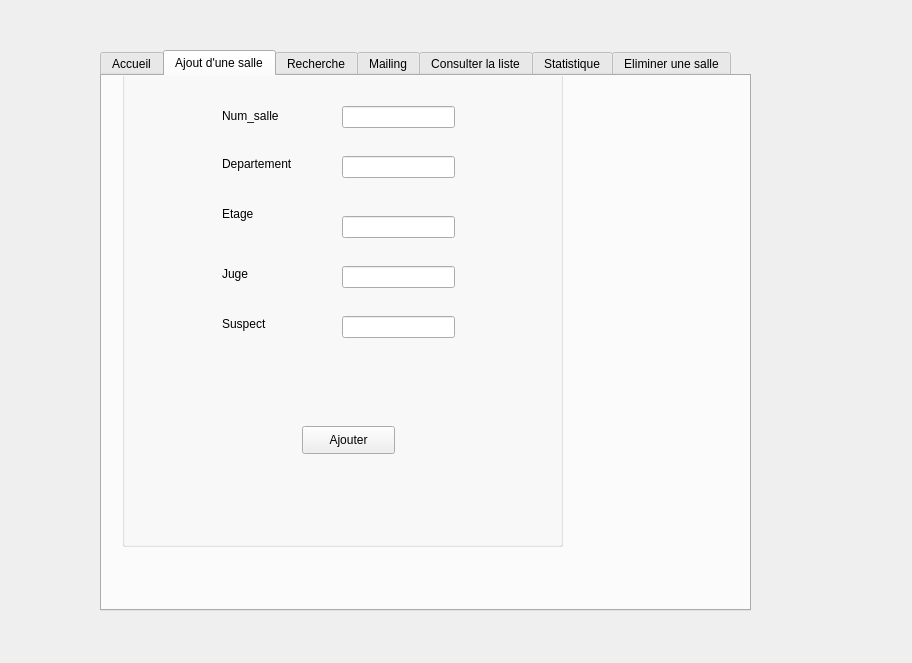
<?xml version="1.0" encoding="UTF-8"?>
<ui version="4.0">
 <class>Dialog</class>
 <widget class="QDialog" name="Dialog">
  <property name="geometry">
   <rect>
    <x>0</x>
    <y>0</y>
    <width>912</width>
    <height>663</height>
   </rect>
  </property>
  <property name="windowTitle">
   <string>Afficher salle</string>
  </property>
  <widget class="QTabWidget" name="tabWidget">
   <property name="geometry">
    <rect>
     <x>100</x>
     <y>50</y>
     <width>651</width>
     <height>561</height>
    </rect>
   </property>
   <property name="currentIndex">
    <number>1</number>
   </property>
   <widget class="QWidget" name="tab">
    <attribute name="title">
     <string>Accueil</string>
    </attribute>
    <widget class="QPushButton" name="pushButton">
     <property name="geometry">
      <rect>
       <x>80</x>
       <y>70</y>
       <width>161</width>
       <height>51</height>
      </rect>
     </property>
     <property name="acceptDrops">
      <bool>false</bool>
     </property>
     <property name="text">
      <string>Ajouter</string>
     </property>
    </widget>
    <widget class="QPushButton" name="pushButton_2">
     <property name="geometry">
      <rect>
       <x>270</x>
       <y>70</y>
       <width>161</width>
       <height>51</height>
      </rect>
     </property>
     <property name="acceptDrops">
      <bool>false</bool>
     </property>
     <property name="text">
      <string>Afficher</string>
     </property>
    </widget>
    <widget class="QPushButton" name="pushButton_3">
     <property name="geometry">
      <rect>
       <x>280</x>
       <y>230</y>
       <width>161</width>
       <height>51</height>
      </rect>
     </property>
     <property name="acceptDrops">
      <bool>false</bool>
     </property>
     <property name="text">
      <string>Recherche</string>
     </property>
    </widget>
    <widget class="QPushButton" name="pushButton_4">
     <property name="geometry">
      <rect>
       <x>80</x>
       <y>230</y>
       <width>161</width>
       <height>51</height>
      </rect>
     </property>
     <property name="acceptDrops">
      <bool>false</bool>
     </property>
     <property name="text">
      <string>Statistique</string>
     </property>
    </widget>
    <widget class="QPushButton" name="pushButton_5">
     <property name="geometry">
      <rect>
       <x>280</x>
       <y>150</y>
       <width>161</width>
       <height>51</height>
      </rect>
     </property>
     <property name="acceptDrops">
      <bool>false</bool>
     </property>
     <property name="text">
      <string>Mailing</string>
     </property>
    </widget>
    <widget class="QPushButton" name="pushButton_6">
     <property name="geometry">
      <rect>
       <x>80</x>
       <y>150</y>
       <width>161</width>
       <height>51</height>
      </rect>
     </property>
     <property name="acceptDrops">
      <bool>false</bool>
     </property>
     <property name="text">
      <string>Supprimer</string>
     </property>
    </widget>
    <widget class="QPushButton" name="pushButton_7">
     <property name="geometry">
      <rect>
       <x>170</x>
       <y>310</y>
       <width>161</width>
       <height>51</height>
      </rect>
     </property>
     <property name="acceptDrops">
      <bool>false</bool>
     </property>
     <property name="text">
      <string>Alert</string>
     </property>
    </widget>
   </widget>
   <widget class="QWidget" name="tab_4">
    <attribute name="title">
     <string>Ajout d'une salle</string>
    </attribute>
    <widget class="QGroupBox" name="groupBox">
     <property name="geometry">
      <rect>
       <x>20</x>
       <y>-20</y>
       <width>441</width>
       <height>491</height>
      </rect>
     </property>
     <property name="title">
      <string>Ajout des salles</string>
     </property>
     <widget class="QLabel" name="label">
      <property name="geometry">
       <rect>
        <x>100</x>
        <y>50</y>
        <width>81</width>
        <height>20</height>
       </rect>
      </property>
      <property name="text">
       <string>Num_salle</string>
      </property>
     </widget>
     <widget class="QLabel" name="label_2">
      <property name="geometry">
       <rect>
        <x>100</x>
        <y>100</y>
        <width>81</width>
        <height>16</height>
       </rect>
      </property>
      <property name="text">
       <string>Departement</string>
      </property>
     </widget>
     <widget class="QLabel" name="label_3">
      <property name="geometry">
       <rect>
        <x>100</x>
        <y>150</y>
        <width>56</width>
        <height>16</height>
       </rect>
      </property>
      <property name="text">
       <string>Etage</string>
      </property>
     </widget>
     <widget class="QLabel" name="label_4">
      <property name="geometry">
       <rect>
        <x>100</x>
        <y>210</y>
        <width>56</width>
        <height>16</height>
       </rect>
      </property>
      <property name="text">
       <string>Juge</string>
      </property>
     </widget>
     <widget class="QLabel" name="label_5">
      <property name="geometry">
       <rect>
        <x>100</x>
        <y>260</y>
        <width>56</width>
        <height>16</height>
       </rect>
      </property>
      <property name="text">
       <string>Suspect</string>
      </property>
     </widget>
     <widget class="QLineEdit" name="le_juge">
      <property name="geometry">
       <rect>
        <x>220</x>
        <y>210</y>
        <width>113</width>
        <height>22</height>
       </rect>
      </property>
     </widget>
     <widget class="QLineEdit" name="le_suspect">
      <property name="geometry">
       <rect>
        <x>220</x>
        <y>260</y>
        <width>113</width>
        <height>22</height>
       </rect>
      </property>
     </widget>
     <widget class="QPushButton" name="pb_ajouter">
      <property name="geometry">
       <rect>
        <x>180</x>
        <y>370</y>
        <width>93</width>
        <height>28</height>
       </rect>
      </property>
      <property name="text">
       <string>Ajouter</string>
      </property>
     </widget>
     <widget class="QLineEdit" name="le_num_salle">
      <property name="geometry">
       <rect>
        <x>220</x>
        <y>50</y>
        <width>113</width>
        <height>22</height>
       </rect>
      </property>
     </widget>
     <widget class="QLineEdit" name="le_departement">
      <property name="geometry">
       <rect>
        <x>220</x>
        <y>100</y>
        <width>113</width>
        <height>22</height>
       </rect>
      </property>
     </widget>
     <widget class="QLineEdit" name="le_etage">
      <property name="geometry">
       <rect>
        <x>220</x>
        <y>160</y>
        <width>113</width>
        <height>22</height>
       </rect>
      </property>
     </widget>
    </widget>
   </widget>
   <widget class="QWidget" name="tab_3">
    <attribute name="title">
     <string>Recherche</string>
    </attribute>
    <widget class="QGroupBox" name="groupBox_3">
     <property name="geometry">
      <rect>
       <x>0</x>
       <y>10</y>
       <width>151</width>
       <height>31</height>
      </rect>
     </property>
     <property name="title">
      <string>Recherche d'une salle</string>
     </property>
    </widget>
    <widget class="QListView" name="listView">
     <property name="geometry">
      <rect>
       <x>180</x>
       <y>240</y>
       <width>256</width>
       <height>192</height>
      </rect>
     </property>
    </widget>
    <widget class="QLineEdit" name="lineEdit">
     <property name="geometry">
      <rect>
       <x>270</x>
       <y>120</y>
       <width>201</width>
       <height>41</height>
      </rect>
     </property>
    </widget>
    <widget class="QLabel" name="label_6">
     <property name="geometry">
      <rect>
       <x>150</x>
       <y>60</y>
       <width>91</width>
       <height>20</height>
      </rect>
     </property>
     <property name="text">
      <string>Chercher par</string>
     </property>
    </widget>
    <widget class="QLabel" name="label_7">
     <property name="geometry">
      <rect>
       <x>125</x>
       <y>130</y>
       <width>111</width>
       <height>20</height>
      </rect>
     </property>
     <property name="text">
      <string>Barre de recherche</string>
     </property>
    </widget>
    <widget class="QComboBox" name="comboBox">
     <property name="geometry">
      <rect>
       <x>310</x>
       <y>60</y>
       <width>73</width>
       <height>22</height>
      </rect>
     </property>
     <item>
      <property name="text">
       <string>Juge</string>
      </property>
     </item>
     <item>
      <property name="text">
       <string>Suspect</string>
      </property>
     </item>
     <item>
      <property name="text">
       <string>Avocat</string>
      </property>
     </item>
    </widget>
   </widget>
   <widget class="QWidget" name="tab_5">
    <attribute name="title">
     <string>Mailing</string>
    </attribute>
    <widget class="QGroupBox" name="groupBox_4">
     <property name="geometry">
      <rect>
       <x>19</x>
       <y>19</y>
       <width>621</width>
       <height>491</height>
      </rect>
     </property>
     <property name="title">
      <string>E-mail</string>
     </property>
     <widget class="QLineEdit" name="lineEdit_2">
      <property name="geometry">
       <rect>
        <x>20</x>
        <y>62</y>
        <width>121</width>
        <height>20</height>
       </rect>
      </property>
      <property name="text">
       <string>Nouveau message</string>
      </property>
     </widget>
     <widget class="QLineEdit" name="lineEdit_4">
      <property name="geometry">
       <rect>
        <x>20</x>
        <y>150</y>
        <width>121</width>
        <height>20</height>
       </rect>
      </property>
      <property name="text">
       <string>Important</string>
      </property>
     </widget>
     <widget class="QLineEdit" name="lineEdit_5">
      <property name="geometry">
       <rect>
        <x>20</x>
        <y>120</y>
        <width>121</width>
        <height>20</height>
       </rect>
      </property>
      <property name="text">
       <string>Message envoyés</string>
      </property>
     </widget>
     <widget class="QLineEdit" name="lineEdit_6">
      <property name="geometry">
       <rect>
        <x>20</x>
        <y>90</y>
        <width>121</width>
        <height>20</height>
       </rect>
      </property>
      <property name="text">
       <string>Boite de réception</string>
      </property>
     </widget>
     <widget class="QTextEdit" name="textEdit">
      <property name="geometry">
       <rect>
        <x>190</x>
        <y>40</y>
        <width>351</width>
        <height>351</height>
       </rect>
      </property>
      <property name="html">
       <string>&lt;!DOCTYPE HTML PUBLIC &quot;-//W3C//DTD HTML 4.0//EN&quot; &quot;http://www.w3.org/TR/REC-html40/strict.dtd&quot;&gt;
&lt;html&gt;&lt;head&gt;&lt;meta name=&quot;qrichtext&quot; content=&quot;1&quot; /&gt;&lt;style type=&quot;text/css&quot;&gt;
p, li { white-space: pre-wrap; }
&lt;/style&gt;&lt;/head&gt;&lt;body style=&quot; font-family:'MS Shell Dlg 2'; font-size:7.8pt; font-weight:400; font-style:normal;&quot;&gt;
&lt;p style=&quot; margin-top:0px; margin-bottom:0px; margin-left:0px; margin-right:0px; -qt-block-indent:0; text-indent:0px;&quot;&gt;&lt;span style=&quot; font-family:'MS Shell Dlg 2'; font-weight:600;&quot;&gt;Fournisseur 1&lt;/span&gt;&lt;/p&gt;
&lt;p style=&quot;-qt-paragraph-type:empty; margin-top:0px; margin-bottom:0px; margin-left:0px; margin-right:0px; -qt-block-indent:0; text-indent:0px; font-family:'MS Shell Dlg 2'; font-weight:600;&quot;&gt;&lt;br /&gt;&lt;/p&gt;
&lt;p style=&quot;-qt-paragraph-type:empty; margin-top:0px; margin-bottom:0px; margin-left:0px; margin-right:0px; -qt-block-indent:0; text-indent:0px; font-family:'MS Shell Dlg 2'; font-weight:600;&quot;&gt;&lt;br /&gt;&lt;/p&gt;
&lt;p style=&quot;-qt-paragraph-type:empty; margin-top:0px; margin-bottom:0px; margin-left:0px; margin-right:0px; -qt-block-indent:0; text-indent:0px; font-family:'MS Shell Dlg 2'; font-weight:600;&quot;&gt;&lt;br /&gt;&lt;/p&gt;
&lt;p style=&quot; margin-top:0px; margin-bottom:0px; margin-left:0px; margin-right:0px; -qt-block-indent:0; text-indent:0px;&quot;&gt;&lt;span style=&quot; font-family:'MS Shell Dlg 2'; font-weight:600;&quot;&gt;Fournisseur 2&lt;/span&gt;&lt;/p&gt;
&lt;p style=&quot;-qt-paragraph-type:empty; margin-top:0px; margin-bottom:0px; margin-left:0px; margin-right:0px; -qt-block-indent:0; text-indent:0px; font-family:'MS Shell Dlg 2'; font-weight:600;&quot;&gt;&lt;br /&gt;&lt;/p&gt;
&lt;p style=&quot;-qt-paragraph-type:empty; margin-top:0px; margin-bottom:0px; margin-left:0px; margin-right:0px; -qt-block-indent:0; text-indent:0px; font-family:'MS Shell Dlg 2'; font-weight:600;&quot;&gt;&lt;br /&gt;&lt;/p&gt;
&lt;p style=&quot;-qt-paragraph-type:empty; margin-top:0px; margin-bottom:0px; margin-left:0px; margin-right:0px; -qt-block-indent:0; text-indent:0px; font-family:'MS Shell Dlg 2'; font-weight:600;&quot;&gt;&lt;br /&gt;&lt;/p&gt;
&lt;p style=&quot; margin-top:0px; margin-bottom:0px; margin-left:0px; margin-right:0px; -qt-block-indent:0; text-indent:0px;&quot;&gt;&lt;span style=&quot; font-family:'MS Shell Dlg 2'; font-weight:600;&quot;&gt;Fournisseur 3&lt;/span&gt;&lt;/p&gt;
&lt;p style=&quot;-qt-paragraph-type:empty; margin-top:0px; margin-bottom:0px; margin-left:0px; margin-right:0px; -qt-block-indent:0; text-indent:0px; font-family:'MS Shell Dlg 2'; font-weight:600;&quot;&gt;&lt;br /&gt;&lt;/p&gt;
&lt;p style=&quot;-qt-paragraph-type:empty; margin-top:0px; margin-bottom:0px; margin-left:0px; margin-right:0px; -qt-block-indent:0; text-indent:0px; font-family:'MS Shell Dlg 2'; font-weight:600;&quot;&gt;&lt;br /&gt;&lt;/p&gt;
&lt;p style=&quot;-qt-paragraph-type:empty; margin-top:0px; margin-bottom:0px; margin-left:0px; margin-right:0px; -qt-block-indent:0; text-indent:0px; font-family:'MS Shell Dlg 2'; font-weight:600;&quot;&gt;&lt;br /&gt;&lt;/p&gt;
&lt;p style=&quot; margin-top:0px; margin-bottom:0px; margin-left:0px; margin-right:0px; -qt-block-indent:0; text-indent:0px;&quot;&gt;&lt;span style=&quot; font-family:'MS Shell Dlg 2'; font-weight:600;&quot;&gt;Fournisseur 4&lt;/span&gt;&lt;/p&gt;
&lt;p style=&quot;-qt-paragraph-type:empty; margin-top:0px; margin-bottom:0px; margin-left:0px; margin-right:0px; -qt-block-indent:0; text-indent:0px; font-family:'MS Shell Dlg 2'; font-weight:600;&quot;&gt;&lt;br /&gt;&lt;/p&gt;
&lt;p style=&quot;-qt-paragraph-type:empty; margin-top:0px; margin-bottom:0px; margin-left:0px; margin-right:0px; -qt-block-indent:0; text-indent:0px; font-family:'MS Shell Dlg 2'; font-weight:600;&quot;&gt;&lt;br /&gt;&lt;/p&gt;
&lt;p style=&quot;-qt-paragraph-type:empty; margin-top:0px; margin-bottom:0px; margin-left:0px; margin-right:0px; -qt-block-indent:0; text-indent:0px; font-family:'MS Shell Dlg 2'; font-weight:600;&quot;&gt;&lt;br /&gt;&lt;/p&gt;
&lt;p style=&quot; margin-top:0px; margin-bottom:0px; margin-left:0px; margin-right:0px; -qt-block-indent:0; text-indent:0px;&quot;&gt;&lt;span style=&quot; font-family:'MS Shell Dlg 2'; font-weight:600;&quot;&gt;Fournisseur 5&lt;/span&gt;&lt;/p&gt;
&lt;p style=&quot;-qt-paragraph-type:empty; margin-top:0px; margin-bottom:0px; margin-left:0px; margin-right:0px; -qt-block-indent:0; text-indent:0px; font-family:'MS Shell Dlg 2'; font-weight:600;&quot;&gt;&lt;br /&gt;&lt;/p&gt;
&lt;p style=&quot;-qt-paragraph-type:empty; margin-top:0px; margin-bottom:0px; margin-left:0px; margin-right:0px; -qt-block-indent:0; text-indent:0px; font-family:'MS Shell Dlg 2'; font-weight:600;&quot;&gt;&lt;br /&gt;&lt;/p&gt;
&lt;p style=&quot;-qt-paragraph-type:empty; margin-top:0px; margin-bottom:0px; margin-left:0px; margin-right:0px; -qt-block-indent:0; text-indent:0px; font-family:'MS Shell Dlg 2';&quot;&gt;&lt;br /&gt;&lt;/p&gt;&lt;/body&gt;&lt;/html&gt;</string>
      </property>
     </widget>
     <widget class="QPushButton" name="pushButton_8">
      <property name="geometry">
       <rect>
        <x>340</x>
        <y>40</y>
        <width>141</width>
        <height>28</height>
       </rect>
      </property>
      <property name="text">
       <string>Envoyer un message</string>
      </property>
     </widget>
     <widget class="QPushButton" name="pushButton_9">
      <property name="geometry">
       <rect>
        <x>340</x>
        <y>180</y>
        <width>141</width>
        <height>28</height>
       </rect>
      </property>
      <property name="text">
       <string>Envoyer un message</string>
      </property>
     </widget>
     <widget class="QPushButton" name="pushButton_10">
      <property name="geometry">
       <rect>
        <x>340</x>
        <y>240</y>
        <width>141</width>
        <height>28</height>
       </rect>
      </property>
      <property name="text">
       <string>Envoyer un message</string>
      </property>
     </widget>
     <widget class="QPushButton" name="pushButton_11">
      <property name="geometry">
       <rect>
        <x>340</x>
        <y>300</y>
        <width>141</width>
        <height>28</height>
       </rect>
      </property>
      <property name="text">
       <string>Envoyer un message</string>
      </property>
     </widget>
     <widget class="QPushButton" name="pushButton_12">
      <property name="geometry">
       <rect>
        <x>340</x>
        <y>110</y>
        <width>141</width>
        <height>28</height>
       </rect>
      </property>
      <property name="text">
       <string>Envoyer un message</string>
      </property>
     </widget>
    </widget>
   </widget>
   <widget class="QWidget" name="tab_8">
    <attribute name="title">
     <string>Consulter la liste</string>
    </attribute>
    <widget class="QGroupBox" name="groupBox_14">
     <property name="geometry">
      <rect>
       <x>10</x>
       <y>20</y>
       <width>621</width>
       <height>501</height>
      </rect>
     </property>
     <property name="title">
      <string>Affichage des salles</string>
     </property>
     <widget class="Line" name="line_37">
      <property name="geometry">
       <rect>
        <x>103</x>
        <y>50</y>
        <width>20</width>
        <height>331</height>
       </rect>
      </property>
      <property name="orientation">
       <enum>Qt::Vertical</enum>
      </property>
     </widget>
     <widget class="Line" name="line_38">
      <property name="geometry">
       <rect>
        <x>440</x>
        <y>50</y>
        <width>20</width>
        <height>331</height>
       </rect>
      </property>
      <property name="orientation">
       <enum>Qt::Vertical</enum>
      </property>
     </widget>
     <widget class="Line" name="line_39">
      <property name="geometry">
       <rect>
        <x>320</x>
        <y>50</y>
        <width>20</width>
        <height>331</height>
       </rect>
      </property>
      <property name="orientation">
       <enum>Qt::Vertical</enum>
      </property>
     </widget>
     <widget class="Line" name="line_40">
      <property name="geometry">
       <rect>
        <x>210</x>
        <y>50</y>
        <width>20</width>
        <height>331</height>
       </rect>
      </property>
      <property name="orientation">
       <enum>Qt::Vertical</enum>
      </property>
     </widget>
     <widget class="Line" name="line_41">
      <property name="geometry">
       <rect>
        <x>560</x>
        <y>50</y>
        <width>20</width>
        <height>331</height>
       </rect>
      </property>
      <property name="orientation">
       <enum>Qt::Vertical</enum>
      </property>
     </widget>
     <widget class="Line" name="line_42">
      <property name="geometry">
       <rect>
        <x>0</x>
        <y>50</y>
        <width>20</width>
        <height>331</height>
       </rect>
      </property>
      <property name="orientation">
       <enum>Qt::Vertical</enum>
      </property>
     </widget>
     <widget class="Line" name="line_43">
      <property name="geometry">
       <rect>
        <x>10</x>
        <y>50</y>
        <width>561</width>
        <height>16</height>
       </rect>
      </property>
      <property name="orientation">
       <enum>Qt::Horizontal</enum>
      </property>
     </widget>
     <widget class="Line" name="line_44">
      <property name="geometry">
       <rect>
        <x>10</x>
        <y>310</y>
        <width>561</width>
        <height>16</height>
       </rect>
      </property>
      <property name="orientation">
       <enum>Qt::Horizontal</enum>
      </property>
     </widget>
     <widget class="Line" name="line_45">
      <property name="geometry">
       <rect>
        <x>10</x>
        <y>240</y>
        <width>561</width>
        <height>16</height>
       </rect>
      </property>
      <property name="orientation">
       <enum>Qt::Horizontal</enum>
      </property>
     </widget>
     <widget class="Line" name="line_46">
      <property name="geometry">
       <rect>
        <x>10</x>
        <y>170</y>
        <width>561</width>
        <height>16</height>
       </rect>
      </property>
      <property name="orientation">
       <enum>Qt::Horizontal</enum>
      </property>
     </widget>
     <widget class="Line" name="line_47">
      <property name="geometry">
       <rect>
        <x>10</x>
        <y>110</y>
        <width>561</width>
        <height>16</height>
       </rect>
      </property>
      <property name="orientation">
       <enum>Qt::Horizontal</enum>
      </property>
     </widget>
     <widget class="Line" name="line_48">
      <property name="geometry">
       <rect>
        <x>10</x>
        <y>370</y>
        <width>561</width>
        <height>16</height>
       </rect>
      </property>
      <property name="orientation">
       <enum>Qt::Horizontal</enum>
      </property>
     </widget>
     <widget class="QLabel" name="label_66">
      <property name="geometry">
       <rect>
        <x>25</x>
        <y>70</y>
        <width>71</width>
        <height>31</height>
       </rect>
      </property>
      <property name="text">
       <string>Les salles</string>
      </property>
     </widget>
     <widget class="QLabel" name="label_70">
      <property name="geometry">
       <rect>
        <x>30</x>
        <y>130</y>
        <width>71</width>
        <height>31</height>
       </rect>
      </property>
      <property name="text">
       <string>La date</string>
      </property>
     </widget>
     <widget class="QLabel" name="label_75">
      <property name="geometry">
       <rect>
        <x>30</x>
        <y>270</y>
        <width>71</width>
        <height>31</height>
       </rect>
      </property>
      <property name="text">
       <string>Le suspect</string>
      </property>
     </widget>
     <widget class="QLabel" name="label_77">
      <property name="geometry">
       <rect>
        <x>30</x>
        <y>200</y>
        <width>71</width>
        <height>31</height>
       </rect>
      </property>
      <property name="text">
       <string>Le juge</string>
      </property>
     </widget>
     <widget class="QLabel" name="label_78">
      <property name="geometry">
       <rect>
        <x>20</x>
        <y>330</y>
        <width>71</width>
        <height>31</height>
       </rect>
      </property>
      <property name="text">
       <string>Les avocats</string>
      </property>
     </widget>
     <widget class="QDateEdit" name="dateEdit_5">
      <property name="geometry">
       <rect>
        <x>120</x>
        <y>140</y>
        <width>91</width>
        <height>20</height>
       </rect>
      </property>
     </widget>
     <widget class="QDateEdit" name="dateEdit_6">
      <property name="geometry">
       <rect>
        <x>470</x>
        <y>140</y>
        <width>91</width>
        <height>20</height>
       </rect>
      </property>
     </widget>
     <widget class="QDateEdit" name="dateEdit_7">
      <property name="geometry">
       <rect>
        <x>350</x>
        <y>140</y>
        <width>91</width>
        <height>20</height>
       </rect>
      </property>
     </widget>
     <widget class="QDateEdit" name="dateEdit_8">
      <property name="geometry">
       <rect>
        <x>230</x>
        <y>140</y>
        <width>91</width>
        <height>20</height>
       </rect>
      </property>
     </widget>
     <widget class="QLineEdit" name="lineEdit_23">
      <property name="geometry">
       <rect>
        <x>130</x>
        <y>200</y>
        <width>61</width>
        <height>20</height>
       </rect>
      </property>
     </widget>
     <widget class="QLineEdit" name="lineEdit_24">
      <property name="geometry">
       <rect>
        <x>130</x>
        <y>340</y>
        <width>61</width>
        <height>20</height>
       </rect>
      </property>
     </widget>
     <widget class="QLineEdit" name="lineEdit_25">
      <property name="geometry">
       <rect>
        <x>130</x>
        <y>280</y>
        <width>61</width>
        <height>20</height>
       </rect>
      </property>
     </widget>
     <widget class="QLineEdit" name="lineEdit_26">
      <property name="geometry">
       <rect>
        <x>360</x>
        <y>200</y>
        <width>61</width>
        <height>20</height>
       </rect>
      </property>
     </widget>
     <widget class="QLineEdit" name="lineEdit_27">
      <property name="geometry">
       <rect>
        <x>250</x>
        <y>280</y>
        <width>61</width>
        <height>20</height>
       </rect>
      </property>
     </widget>
     <widget class="QLineEdit" name="lineEdit_28">
      <property name="geometry">
       <rect>
        <x>360</x>
        <y>270</y>
        <width>61</width>
        <height>20</height>
       </rect>
      </property>
     </widget>
     <widget class="QLineEdit" name="lineEdit_29">
      <property name="geometry">
       <rect>
        <x>480</x>
        <y>200</y>
        <width>61</width>
        <height>20</height>
       </rect>
      </property>
     </widget>
     <widget class="QLineEdit" name="lineEdit_30">
      <property name="geometry">
       <rect>
        <x>250</x>
        <y>340</y>
        <width>61</width>
        <height>20</height>
       </rect>
      </property>
     </widget>
     <widget class="QLineEdit" name="lineEdit_31">
      <property name="geometry">
       <rect>
        <x>480</x>
        <y>340</y>
        <width>61</width>
        <height>20</height>
       </rect>
      </property>
     </widget>
     <widget class="QLineEdit" name="lineEdit_32">
      <property name="geometry">
       <rect>
        <x>480</x>
        <y>280</y>
        <width>61</width>
        <height>20</height>
       </rect>
      </property>
     </widget>
     <widget class="QLineEdit" name="lineEdit_33">
      <property name="geometry">
       <rect>
        <x>370</x>
        <y>340</y>
        <width>61</width>
        <height>20</height>
       </rect>
      </property>
     </widget>
     <widget class="QLineEdit" name="lineEdit_34">
      <property name="geometry">
       <rect>
        <x>240</x>
        <y>200</y>
        <width>61</width>
        <height>20</height>
       </rect>
      </property>
     </widget>
     <widget class="QSpinBox" name="spinBox_5">
      <property name="geometry">
       <rect>
        <x>150</x>
        <y>80</y>
        <width>42</width>
        <height>22</height>
       </rect>
      </property>
     </widget>
     <widget class="QSpinBox" name="spinBox_6">
      <property name="geometry">
       <rect>
        <x>490</x>
        <y>80</y>
        <width>42</width>
        <height>22</height>
       </rect>
      </property>
     </widget>
     <widget class="QSpinBox" name="spinBox_7">
      <property name="geometry">
       <rect>
        <x>370</x>
        <y>80</y>
        <width>42</width>
        <height>22</height>
       </rect>
      </property>
     </widget>
     <widget class="QSpinBox" name="spinBox_8">
      <property name="geometry">
       <rect>
        <x>250</x>
        <y>80</y>
        <width>42</width>
        <height>20</height>
       </rect>
      </property>
     </widget>
     <widget class="QPushButton" name="pushButton_13">
      <property name="geometry">
       <rect>
        <x>150</x>
        <y>410</y>
        <width>121</width>
        <height>28</height>
       </rect>
      </property>
      <property name="text">
       <string>Ajouter une salle</string>
      </property>
     </widget>
     <widget class="QPushButton" name="pushButton_14">
      <property name="geometry">
       <rect>
        <x>342</x>
        <y>410</y>
        <width>131</width>
        <height>28</height>
       </rect>
      </property>
      <property name="text">
       <string>Supprimer une salle</string>
      </property>
     </widget>
    </widget>
   </widget>
   <widget class="QWidget" name="tab_17">
    <attribute name="title">
     <string>Statistique</string>
    </attribute>
    <widget class="QLabel" name="label_8">
     <property name="geometry">
      <rect>
       <x>120</x>
       <y>160</y>
       <width>56</width>
       <height>16</height>
      </rect>
     </property>
     <property name="text">
      <string/>
     </property>
    </widget>
    <widget class="QRadioButton" name="radioButton">
     <property name="geometry">
      <rect>
       <x>0</x>
       <y>10</y>
       <width>711</width>
       <height>461</height>
      </rect>
     </property>
     <property name="text">
      <string/>
     </property>
     <property name="icon">
      <iconset resource="stati.qrc">
       <normaloff>:/new/sat/sat.png</normaloff>:/new/sat/sat.png</iconset>
     </property>
     <property name="iconSize">
      <size>
       <width>1000</width>
       <height>1000</height>
      </size>
     </property>
    </widget>
    <widget class="QLabel" name="label_9">
     <property name="geometry">
      <rect>
       <x>160</x>
       <y>60</y>
       <width>131</width>
       <height>41</height>
      </rect>
     </property>
     <property name="font">
      <font>
       <family>Cambria</family>
       <pointsize>14</pointsize>
       <weight>75</weight>
       <bold>true</bold>
       <underline>true</underline>
      </font>
     </property>
     <property name="text">
      <string>Statistiques</string>
     </property>
    </widget>
   </widget>
   <widget class="QWidget" name="tab_2">
    <attribute name="title">
     <string>Eliminer une salle</string>
    </attribute>
    <widget class="QLabel" name="label_10">
     <property name="geometry">
      <rect>
       <x>190</x>
       <y>90</y>
       <width>81</width>
       <height>20</height>
      </rect>
     </property>
     <property name="text">
      <string>Num_salle</string>
     </property>
    </widget>
    <widget class="QLineEdit" name="lineEdit_juge_2">
     <property name="geometry">
      <rect>
       <x>310</x>
       <y>90</y>
       <width>113</width>
       <height>22</height>
      </rect>
     </property>
    </widget>
    <widget class="QPushButton" name="pushButton_15">
     <property name="geometry">
      <rect>
       <x>310</x>
       <y>220</y>
       <width>93</width>
       <height>28</height>
      </rect>
     </property>
     <property name="text">
      <string>Supprimer</string>
     </property>
    </widget>
   </widget>
  </widget>
 </widget>
 <resources>
  <include location="stati.qrc"/>
 </resources>
 <connections/>
</ui>
